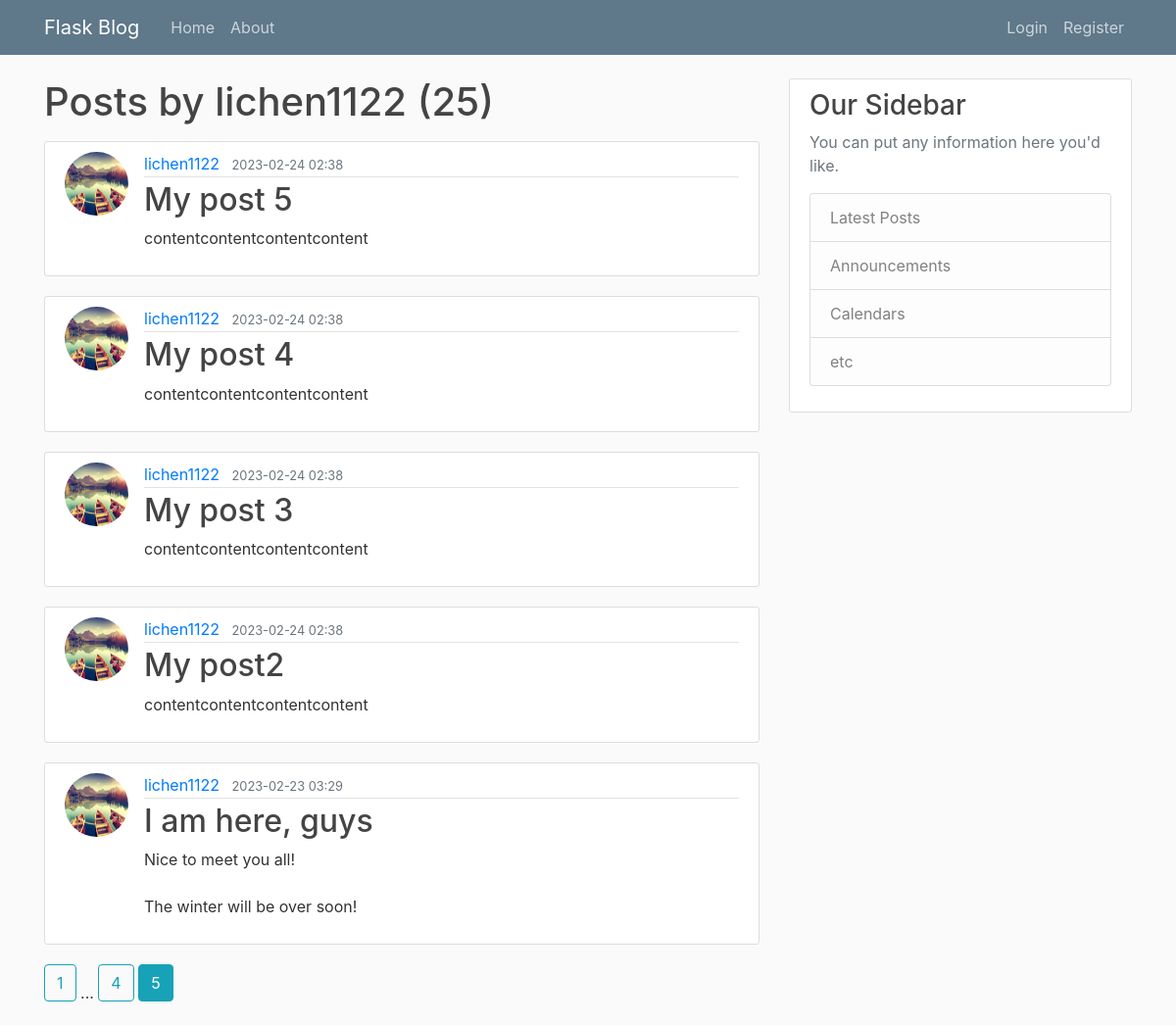
/user/lichen1122?page=5, run on the app's committed database.
### flaskblog/models.py (models this page shows, shortened)
class User(db.Model, UserMixin):
    id = db.Column(db.Integer, primary_key = True )
    username = db.Column(db.String(20), unique=True, nullable=False)
    email = db.Column(db.String(120), unique=True, nullable=False)
    image_file = db.Column(db.String(20), nullable=False, default='default.jpg')
    password = db.Column(db.String(60), nullable=False)
    posts = db.relationship('Post', back_populates='author', lazy=True)

class Post(db.Model):
    id = db.Column(db.Integer, primary_key=True)
    title = db.Column(db.String(100), nullable=False)
    date_posted = db.Column(db.DateTime, nullable=False, default=datetime.utcnow())
    content = db.Column(db.Text, nullable=False)
    author_id = db.Column(db.Integer, db.ForeignKey("user.id"), nullable=False)
    author = db.relationship('User', back_populates='posts', lazy=True)

### flaskblog/users/routes.py (the view)
@users.route("/user/<string:username>")
def user_posts(username):
    page = request.args.get('page', 1, type=int) # set default value to 1, and type is integer
    user = User.query.filter_by(username=username).first_or_404()
    posts = Post.query.filter_by(author=user).order_by(Post.id.desc()).paginate(page=page, per_page=5)
    return render_template('user_posts.html', posts=posts, user=user)

### flaskblog/templates/user_posts.html
{% extends "layout.html" %}
{% block content %}
    <h1 class="mb-3">Posts by {{ user.username }} ({{ posts.total }})</h1>
    {% for post in posts.items %}
        <article class="media content-section">
            <img class= "rounded-circle article-img" src="{{ url_for('static',filename='profile_pics/'+post.author.image_file) }}" alt="{{ post.author.username }}">
            <div class="media-body">
                <div class="article-metadata">
                    <a class="mr-2" href="{{ url_for('users.user_posts', username=post.author.username) }}">{{ post.author.username }}</a>
                    <small class="text-muted">{{ post.date_posted.strftime("%Y-%m-%d %H:%M") }}</small>
                </div>
                <h2><a class="article-title" href="{{ url_for('posts.post', post_id=post.id) }}">{{ post.title }}</a></h2>
                <p class="article-content">{{ post.content }}</p>
            </div>
        </article>
    {% endfor %}
    {% for page_num in posts.iter_pages(left_edge=1, right_edge=1, left_current=1, right_current=2) %}
        {% if page_num %}
            {% if posts.page==page_num %}
                <a class="btn btn-info mb-4" href="{{ url_for("users.user_posts",username=user.username, page=page_num) }}">{{ page_num }}</a>
            {% else %}
                <a class="btn btn-outline-info mb-4" href="{{ url_for("users.user_posts",username=user.username, page=page_num) }}">{{ page_num }}</a>
            {% endif %}
        {% else %}
            ...
        {% endif %}
    {% endfor %}
{% endblock content %}

### flaskblog/static/main.css (style rules this page uses)
body { background: #fafafa; color: #333333; margin-top: 5rem; }
h1, h2, h3, h4, h5, h6 { color: #444444; }
.content-section { background: #ffffff; padding: 10px 20px; border: 1px solid #dddddd; border-radius: 3px; margin-bottom: 20px; }
.article-title { color: #444444; }
.article-content { white-space: pre-line; }
.article-img { height: 65px; width: 65px; margin-right: 16px; }
.article-metadata { padding-bottom: 1px; margin-bottom: 4px; border-bottom: 1px solid #e3e3e3 }

### data on the page
User: username "lichen1122"
Post: image_file (picture), author.username "lichen1122", date_posted "2023-02-24 02:38", title "My post 5", content "contentcontentcontentcontent"
Post: image_file (picture), author.username "lichen1122", date_posted "2023-02-24 02:38", title "My post 4", content "contentcontentcontentcontent"
Post: image_file (picture), author.username "lichen1122", date_posted "2023-02-24 02:38", title "My post 3", content "contentcontentcontentcontent"
Post: image_file (picture), author.username "lichen1122", date_posted "2023-02-24 02:38", title "My post2", content "contentcontentcontentcontent"
Post: image_file (picture), author.username "lichen1122", date_posted "2023-02-23 03:29", title "I am here, guys", content "Nice to meet you all! The winter will be over soon!"

### other printed values
{{ posts.total }} "25"
{{ page_num }} "1" "4"
{{ page_num }} "5"
